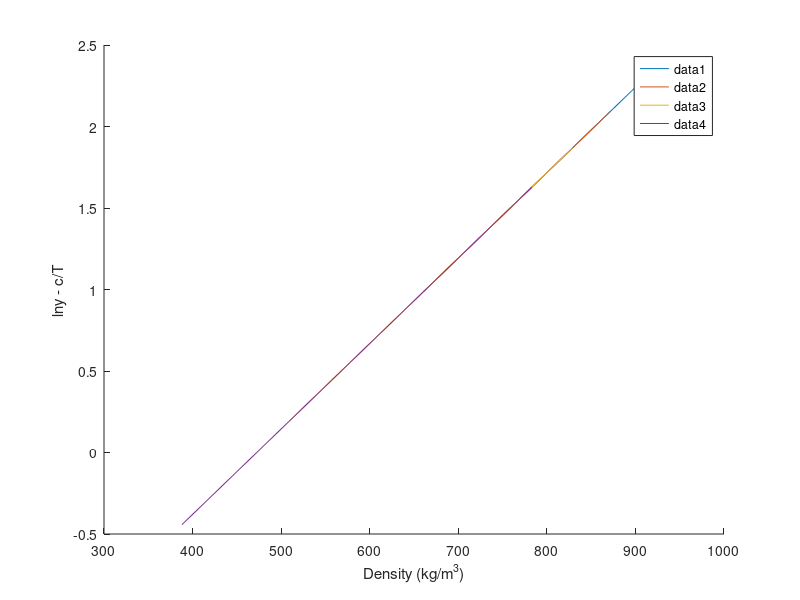
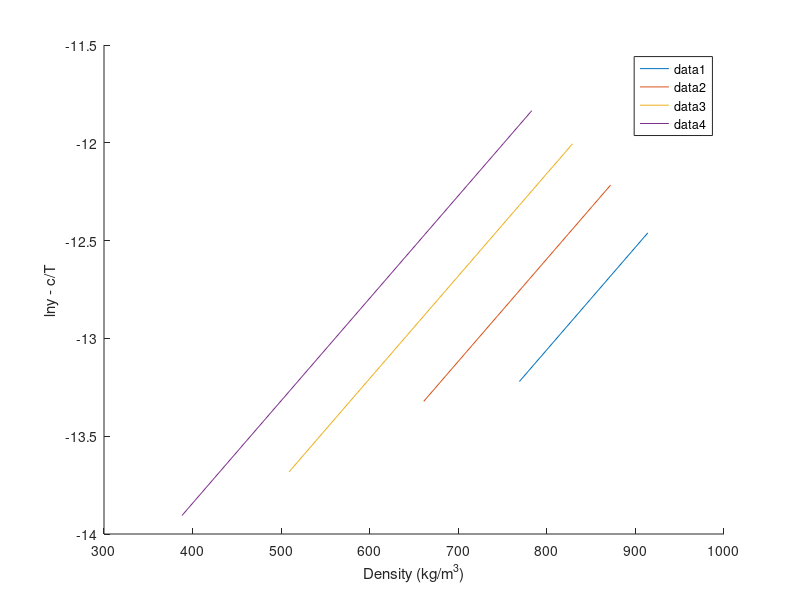

MATLAB code to generate these figures, in order:
clear;
% SC CO2 Thermo info
T_c_CO2 = 304.18;       % Critical Temp [Kelvin]
P_c_CO2 = 73.8;         % Critical Pressure [bar]
omega_CO2 = 0.225;      % Omega [-]

% Drug Thermo info
T_c_drug = 1149.5;      % Critical Temp [Kelvin]
P_c_drug = 10.57;       % Critical Pressure [bar]
omega_drug = 2.0964;    % Omega [-]

% Genral info
T = [308 318 328 338];              % Temp range
P = 1:1:300;                        % Pressure range from 1 to 300 bar with step of 1
k_ij = [0.103 0.117 0.126 0.134];   % Binary interaction parameter for PR/KM EoS
R = 8.314;                          % Gas Constant [J/mol·K]

Mw_drug = 598.5;
Mw_CO2 = 44.01;
Mw_methanol = 32.04;

rho_CO2 =   [769 817 849 875 896 914;
            661 744 791 824 851 872;
            509 656 725 769 802 829;
            388 557 652 710 751 783];               % Density [kg/m3]
rho_range = linspace(340,940,100);
% KJ Model info
a_KJ = -2.4761;
b_KJ = 5.2409*10^-3;
c_KJ = -4550.5306;

ln_y_KJ = zeros(4,6);
ln_y_KJ_cT = zeros(4,6);
for n=1:4
    for i=1:6
        ln_y_KJ(n,i) = a_KJ + b_KJ*rho_CO2(n,i) + c_KJ/T(n);
        ln_y_KJ_cT(n,i) = ln_y_KJ(n,i) - c_KJ/T(n);
    end
end

figure(1);
hold on;
plot(rho_CO2(1,:),ln_y_KJ_cT(1,:));
plot(rho_CO2(2,:),ln_y_KJ_cT(2,:));
plot(rho_CO2(3,:),ln_y_KJ_cT(3,:));
plot(rho_CO2(4,:),ln_y_KJ_cT(4,:));

legend()
xlabel('Density (kg/m^3)');
ylabel('lny - c/T');

figure(2);
hold on;
plot(rho_CO2(1,:),ln_y_KJ(1,:));
plot(rho_CO2(2,:),ln_y_KJ(2,:));
plot(rho_CO2(3,:),ln_y_KJ(3,:));
plot(rho_CO2(4,:),ln_y_KJ(4,:));

legend()
xlabel('Density (kg/m^3)');
ylabel('lny - c/T');
% GM Model info
a_GM = 1.8309;
b_GM = -5710.4987;
c_GM = 3.8342;

% Chrastil Model info
a_Chrastil = 4.5889;
b_Chrastil = -12.7501;
c_Chrastil = -6759.0921;

% Bartle et al. Model info
a_Bartle = 13.2886;
b_Bartle = 9.0827;
c_Bartle = -6845.6966;

% Sung-Shim Model info
a_Sung = 5.7399;
b_Sung = -606.0322;
c_Sung = -447.5124;
d_Sung = -36.8120;

% Bian et al model info
a_Bian = 4.2910;
b_Bian = -4806.5989;
c_Bian = 0.0355;
d_Bian = -1.0456;
e_Bian = -9.5861*10^4;

% Sodeifian model info
a_Sodeifian = -16.8909;
b_Sodeifian = -13.0866*10^3;
c_Sodeifian = 1.4181;
d_Sodeifian = 1.1071*10^3;
e_Sodeifian = -2.9406*10^3;
f_Sodeifian = -838.2700;
